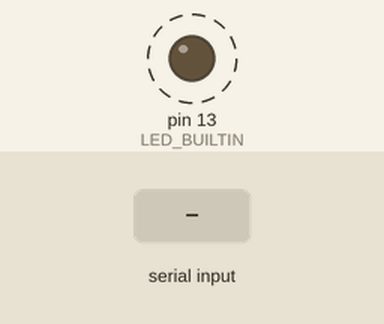
Recording of a sketch running on a simulated Arduino Uno, built with avr-gcc and run on an emulated ATmega328P. On the bench: output pins drawn as LEDs (lit = HIGH). Dashed ring = blinking. Inputs (shaded band) come from the test bench. EEPROM starts erased; what the sketch prints to the serial monitor is not drawn.

Above: at 0.75 s.
1.3 s: "e\n" received over Serial
At 1.3 s:
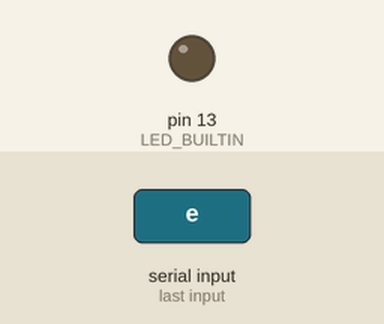
3.4 s: byte 100 ('d') received over Serial
Timing chart, 0 to 12.4 s (numbered marks = the images above; inputs shaded):
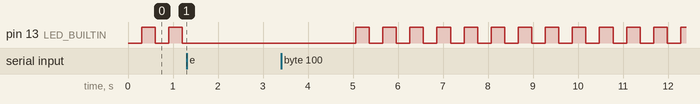

The sketch:

test-eeprom.ino
```cpp
#include <EEPROM.h>

#define BLINK_PERIOD 300

long lastBlink;
bool newval;

void setup() {
  Serial.begin(115200);
  pinMode(LED_BUILTIN, OUTPUT);
  lastBlink = millis();
  newval = false;
}

void loop() {
  if (Serial.available()) {
    process_serial();
  }
  else {
    blink();
  }
}

void blink() {
  if (millis()-lastBlink > BLINK_PERIOD) {
    newval = !newval;
    digitalWrite(LED_BUILTIN, newval);
    lastBlink = millis();
  }
}

void process_serial() {
  byte cmd = Serial.read();
  switch (cmd) {
    case 'd':
      dump_eeprom();
      break;
    case 'e':
      erase_eeprom();
      break;
  }
}

void dump_eeprom() {
  byte readed;
  for (int i=0; i <= 0x3FF; i++) {
    readed = EEPROM.read(i);
    Serial.print(readed, HEX);
    Serial.write('-');
    if (i % 8 == 0 && i != 0) {
      Serial.write('\r');
      Serial.write('\n');
    }
  }
}

void erase_eeprom() {
  for (int i=0; i < 0x400; i++) {
    EEPROM.write(i, 0xFF);
    Serial.write('.');
  }
}
```

Measured:
- after the input at 1.3 s, pin 13 (LED_BUILTIN): stops changing and stays LOW
- by itself, pin 13 (LED_BUILTIN): alternates HIGH for 0.30 s and LOW for 0.30 s
